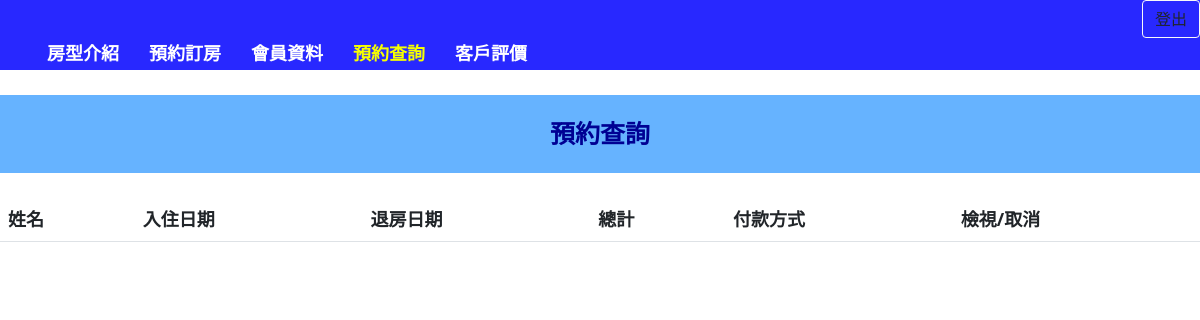
Before: /user/q.php (signed in) with the older database file.
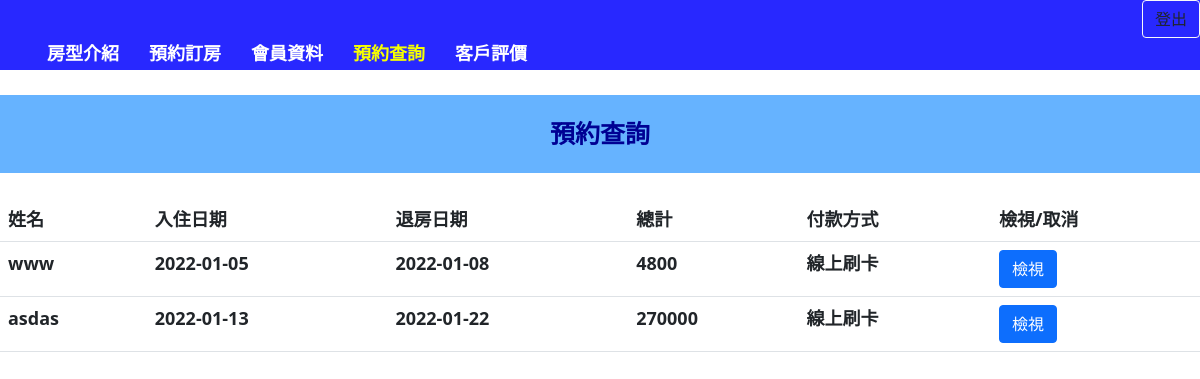
After: the same page with the newer database file.
### tables this page shows
CREATE TABLE `res` (
  `id` int(100) NOT NULL,
  `roomid` int(100) NOT NULL,
  `d1` varchar(100) NOT NULL,
  `d2` varchar(100) NOT NULL,
  `na` varchar(100) NOT NULL,
  `ph` varchar(100) NOT NULL,
  `lo` varchar(100) NOT NULL,
  `sex` varchar(100) NOT NULL,
  `iid` varchar(100) NOT NULL,
  `p` int(100) NOT NULL,
  `pay` varchar(100) NOT NULL,
  `da` int(100) NOT NULL,
  `uid` int(100) NOT NULL,
  `op` varchar(100) NOT NULL,
  `c` int(100) NOT NULL,
  `em` varchar(100) NOT NULL
);

### user/q.php (the view, shortened to what this page needs)
<?php
    include "../conn.php";
?>
<!DOCTYPE html>
<html lang="en">
<head>
    <link href="../jquery-ui-1.13.0/jquery-ui.css" rel="stylesheet">
    <link rel="stylesheet" href="https://cdn.staticfile.org/twitter-bootstrap/5.1.1/css/bootstrap.min.css">
    </head>
<body>
        <div id="t" style="background-color: #2828FF;display: block;height:70px;">
            <span style="float:right;"><button class="btn btn-outline-light text-dark" onclick="location.href='../logout.php'">登出</button></span>
            <ul id="t" style="font-size: 0;position: absolute;top:25px">
                <li><a href="intro1.php">房型介紹</a></li>
                <li><a href="res.php">預約訂房</a></li>
                <li><a href="pinfo.php">會員資料</a></li>
                <li><a href="q.php" style="color:#F6FF00">預約查詢</a></li>
                <li><a href="eva.php">客戶評價</a></li>
            </ul>
        </div>
        <div class="c" style="text-align:center; font-size: 25px;">
            <span>預約查詢</span>
        </div>
        <table class="table table-hover">
        <tr>
            <td>姓名</td>
            <td>入住日期</td>
            <td>退房日期</td>
            <td>總計</td>
            <td>付款方式</td>
            <td>檢視/取消</td>
        </tr>
        <?php
            $uid=$_SESSION['user']['id'];
            $q="SELECT * FROM res WHERE `uid`='$uid'";
            $ans=mysqli_query($db,$q);
            while($row=mysqli_fetch_assoc($ans)){
                echo "<tr>";
                echo "<td>".$row['na']."</td>";
                echo "<td>".$row['d1']."</td>";
                echo "<td>".$row['d2']."</td>";
                echo "<td>".$row['p']."</td>";
                echo "<td>".$row['pay']."</td>";
                echo "<td><button type=button class='btn btn-primary' onclick='edit(".$row['id'].")'>檢視</button></td>";
                echo "</tr>";
            }
        ?>
        </table>
        <div>
        <table class="table table-borderless">
        <tr>
                <td id="id0"></td>
                <td id="ph0"></td>
                <td id="p0"></td>
                <td id="pay0"></td>
                <td id="rname0"></td>
                <td id="im0"></td>
                <td id="dd0"></td>
                <td id="op0"></td>
                <td id="ed0"></td>
            </tr>
            <tr>
                <td id="id"></td>
                <td id="ph"></td>
                <td id="p"></td>
                <td id="pay"></td>
                <td id="rname"></td>
                <td id="im"></td>
                <td id="dd"></td>
                <td id="op"></td>
                <td id="ed"></td>
            </tr>
        </table>
        </div>
</body>
</html>

Changed rows visible on the page:
added res: na "www", d1 "2022-01-05", d2 "2022-01-08", p "4800", pay "線上刷卡"
added res: na "asdas", d1 "2022-01-13", d2 "2022-01-22", p "270000", pay "線上刷卡"
